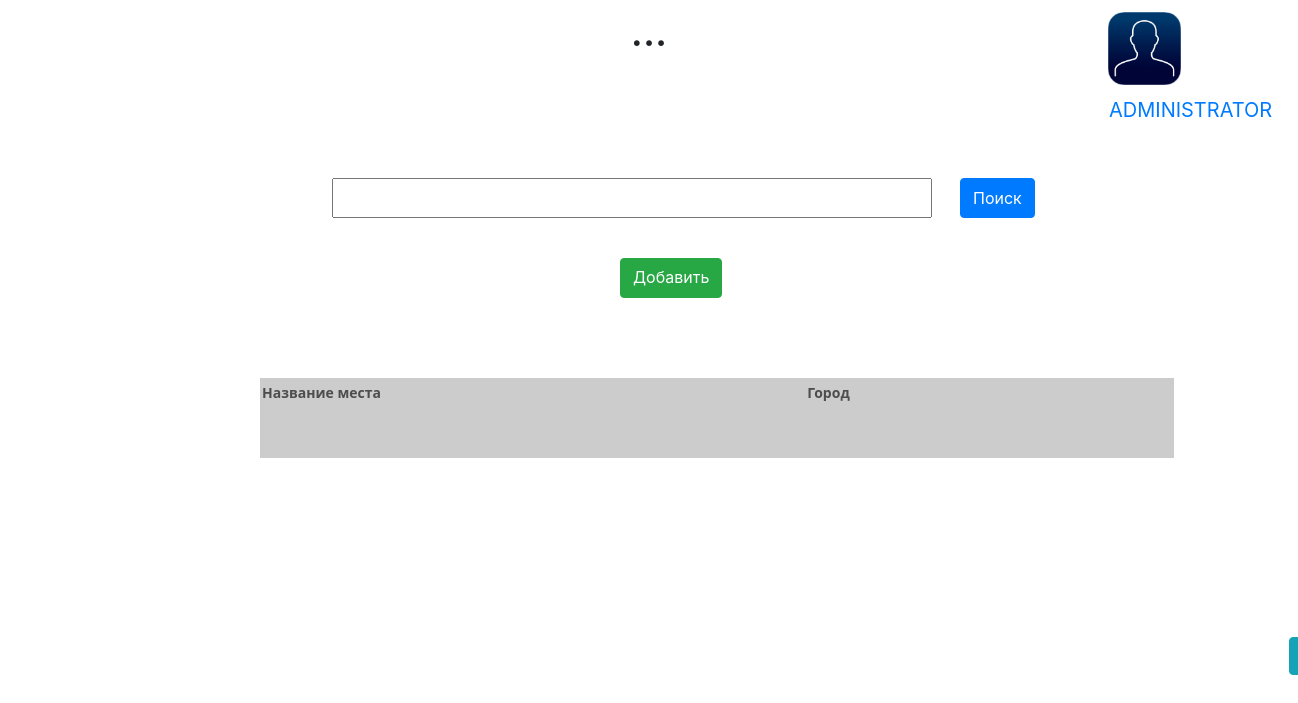
The page / (signed in) on the database its author committed.
### data/users.py (models this page shows, shortened)
class User(SqlAlchemyBase, UserMixin):
    __tablename__ = 'users'
    id = sqlalchemy.Column(sqlalchemy.Integer,
                           primary_key=True, autoincrement=True)
    name = sqlalchemy.Column(sqlalchemy.String, nullable=True)
    name_image = sqlalchemy.Column(sqlalchemy.String, nullable=True)
    email = sqlalchemy.Column(sqlalchemy.String,
                              index=True, unique=True, nullable=True)
    hashed_password = sqlalchemy.Column(sqlalchemy.String, nullable=True)
    modified_date = sqlalchemy.Column(sqlalchemy.DateTime,
                                      default=datetime.datetime.now)
    about = sqlalchemy.Column(sqlalchemy.String, nullable=True)

### main.py (the view)
@app.route('/', methods=['GET', 'POST'])
def home_page():
    if request.method == "GET":
        data_locations = db_session.create_session().query(Location).all()[::-1]
        return render_template('home_page.html', data_locations=data_locations)
    elif request.method == 'POST':
        request_text = request.form['input_ww'].strip()
        answer = search(request_text)
        if answer:
            return redirect('/search')

### data/db_session.py (called while the page is built)
def create_session() -> Session:
    global __factory
    return __factory()

### main.py (called while the page is built)
@login_manager.user_loader
def load_user(user_id):
    db_sess = db_session.create_session()
    return db_sess.query(User).get(user_id)

### templates/home_page.html (shortened to what this page needs)
{% extends "base.html" %}
{% block content %}
<form method="post" enctype="multipart/form-data">
{% if current_user.is_authenticated %}
    <a class="navbar-brand" href="/profile" style="position:absolute;left:1109px;top:97px;width:179px;height:46px;line-height:17px;z-index:1;">{{ current_user.name }}</a>
    {% if current_user.name_image == None %}
        <div id="wb_Image1" style="position:absolute;left:1108px;top:12px;width:104px;height:86px;z-index:2;">
            <img src="static/img/None_prof.png" id="Image1" alt="" width="73" height="73"></div>
    {% else %}
        <div id="wb_Image2" style="position:absolute;left:1108px;top:12px;width:104px;height:86px;z-index:2;">
            <img src="{{ url_for('static', filename=current_user.name_image) }}" id="Image2" alt="" width="73" height="73"></div>
    {% endif %}
{% else %}
    <p>
        <a class="btn btn-primary " href="/registration">Зарегистрироваться</a>
        <a class="btn btn-success" href="/entrance">Войти</a>
    </p>
{% endif %}
<input style="position:absolute;left:332px;top:178px;width:600px;height:40px;z-index:5;" name="input_ww">
    <button type="submit" class="btn btn-primary" style="position:absolute;left:960px;top:178px;height:40px;">Поиск</button>
{% if current_user.is_authenticated %}
    <p>
         <a class="btn btn-success" style="position:absolute;left:620px;top:258px;height:40px;" href="/add_location">Добавить</a>
    </p>
{% endif %}
<br>
    <table style="position:absolute;left:260px;top:378px;height:140px;width:100;text-align: left; width: 914px; height: 80px;" border="0"
           cellpadding="2" cellspacing="2">
        <tbody>
        <tr>
            <td
                    style="vertical-align: top; background-color: rgb(204, 204, 204); width: 321px;"><strong
                    style="color: rgb(77, 77, 77); font-family: &quot;YS Text&quot;,system-ui,-apple-system,&quot;Segoe UI&quot;,Roboto,Ubuntu,Cantarell,&quot;Noto Sans&quot;,sans-serif; font-size: 14px; font-style: normal; letter-spacing: normal; orphans: 2; text-align: start; text-indent: 0px; text-transform: none; white-space: normal; widows: 2; word-spacing: 0px;">Название
                места</strong></td>
            <td
                    style="vertical-align: top; background-color: rgb(204, 204, 204); width: 217px;"><strong
                    style="color: rgb(77, 77, 77); font-family: &quot;YS Text&quot;,system-ui,-apple-system,&quot;Segoe UI&quot;,Roboto,Ubuntu,Cantarell,&quot;Noto Sans&quot;,sans-serif; font-size: 14px; font-style: normal; letter-spacing: normal; orphans: 2; text-align: start; text-indent: 0px; text-transform: none; white-space: normal; widows: 2; word-spacing: 0px;">Город</strong></td>
        </tr>
        </tbody>
    </table>
<br>
</form>
{% endblock %}

### rows shown on the page
User: name "ADMINISTRATOR", name_image (picture)
